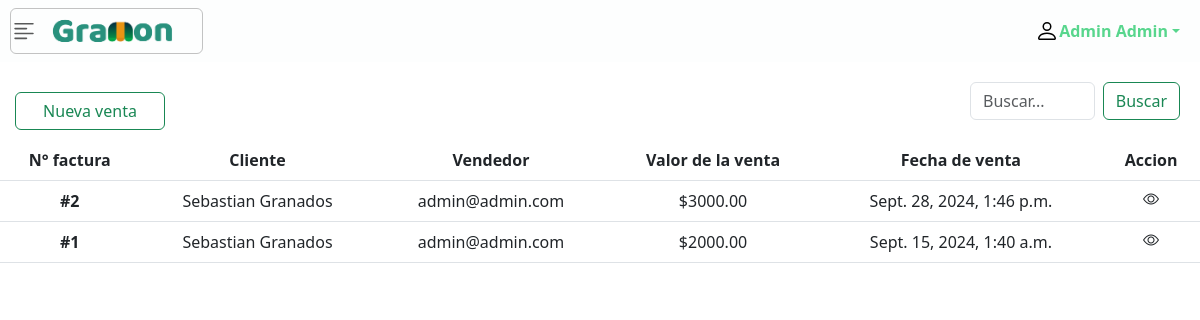
Page /history_sales/ (signed in) on the committed database.
### apps/adminusers_app/models.py (models this page shows, shortened)
class User(AbstractUser):
    GENDER_CHOICES = (
        ('Masculino', 'Masculino'),
        ('Femenino', 'Femenino')
    )
    gender = models.CharField(max_length=10, blank=True, choices=GENDER_CHOICES)
    email = models.EmailField(("email address"), unique=True)
    REQUIRED_FIELDS = ['first_name', 'last_name', 'email','is_superuser']
    full_name = models.CharField(max_length=100, default="", editable=False)
    objects = USerManager()
    def __str__(self):
        return self.email

### apps/sales_app/models.py (models this page shows, shortened)
class Sales(models.Model):
    user = models.ForeignKey(User, on_delete=models.CASCADE)
    client = models.ForeignKey(Customer, on_delete=models.CASCADE)
    products = models.ManyToManyField(Products,through='SaleProduct')
    created_at = models.DateTimeField(auto_now_add=True)
    valor_final = models.DecimalField(max_digits=99, decimal_places=2)
    pay = models.DecimalField(max_digits=99, decimal_places=0)
    change = models.DecimalField(max_digits=99, decimal_places=0,default=0)

### apps/customers_app/models.py (models this page shows, shortened)
class Customer(models.Model):
    id = models.PositiveIntegerField(primary_key=True)
    name = models.CharField(max_length=50)
    last_name = models.CharField(max_length=50)
    email = models.EmailField(max_length=254,blank=True)
    adress = models.CharField(max_length=50, blank=True)
    number = models.IntegerField()
    full_name = models.CharField(max_length=100, default="", editable=False)
    def __str__(self):
        return self.name +' '+self.last_name

### apps/sales_app/views.py (the view)
# urls.py: path('history_sales/',salesListView.as_view(), name='list_sale')
class salesListView(LoginRequiredMixin,ListView):
    model = Sales
    template_name = "sales/list_sale.html"
    context_object_name = 'history'
    ordering = ['-id']
    paginate_by = 15
    login_url = reverse_lazy('user_app:login')

### templates/sales/list_sale.html (shortened to what this page needs)
{% extends 'base.html' %}
{% load static %}
{% block head %}
    <link rel="stylesheet" href="{% static 'css/sales_css/list_sale.css' %}">
{% endblock head %}
{% block content %}
    <div class="d-flex justify-content-between align-items-center" style="width: 100%;">
        <a style="width: 150px; text-align: center; margin-top: 20px; margin-left: 15px;" class="btn btn-outline-success" role="button" href="{% url 'new_sale' %}">
            Nueva venta
        </a>
        <div class="d-flex" style="padding: 20px 20px; width: 250px;">
            <input class="form-control me-2" type="search" placeholder="Buscar..." aria-label="Search" name="search_sale" id="search_sale">
            <button class="btn btn-outline-success" id="botom_search_sale">Buscar</button>
        </div>
    </div>
    <div class="table-responsive">
        <table class="table table-hover" style="text-align: center;">
            <thead>
                <tr>
                    <th scope="col">N° factura</th>
                    <th scope="col">Cliente</th>
                    <th scope="col">Vendedor</th>
                    <th scope="col">Valor de la venta</th>
                    <th scope="col">Fecha de venta</th>
                    <th scope="colgroup">Accion</th>
                </tr>
            </thead>
            <tbody class="showResults">
                {% for venta in history%}
                <tr>
                    <th scope="row">#{{venta.id}}</th>
                    <td>{{venta.client}}</td>
                    <td>{{venta.user}}</td>
                    <td>${{venta.valor_final}}</td>
                    <td>{{venta.created_at}}</td>
                    <td style="text-align: center;">
                        <i class="bi bi-eye visualizer" data-id="{{venta.id}}"></i>
                    </td>
                </tr>
                {% endfor %}
            </tbody>
        </table>
    </div>
{% endblock content %}

### templates/includes/nav.html (shortened to what this page needs)
{% load static %}
<nav class="navbar sticky-top container-fluid" id="nav_principal">
    <button class="navbar-toggler icon_principal" data-bs-toggle="offcanvas" data-bs-target="#dropdown_menu" aria-controls="dropdown_menu">
        <img src="{% static 'img/icon-gramon.png' %}" alt="GraMon" id="icon-gramon">
    </button>
    <div class="dropdown" id="icon-user">
        <a href="#" class="d-flex align-items-center text-decoration-none dropdown-toggle title_name"
            data-bs-toggle="dropdown" aria-expanded="false">
            <img src="{% static 'img/icons/person.svg' %}" alt="User" width="24" height="24">
            <strong>{{ request.user.first_name }} {{ request.user.last_name }}</strong>
        </a>
    </div>
</nav>

### static/css/includes/nav_style.css (style rules this page uses)
#nav_principal { background-color:#FDFEFE; }
.navbar-toggler.icon_principal { background-color: transparent; padding: 0; outline: none; }
#icon-gramon { width: 180px; margin-left: -20px; }
#icon-user { margin-right: 20px; }
.title_name { color: #58D68D; }
.navbar-toggler { border: none; padding: 0; background: none; }
.icon_principal { border: 1px solid rgba(136, 136, 136, 0.5); padding-left: 5px; margin-left: 10px; }

### static/css/base.css (style rules this page uses)
html, body { margin: 0; padding: 0; height: 100%; }
.content { min-height: 100vh; display: flex; flex-direction: column; }

### static/css/sales_css/list_sale.css (style rules this page uses)
.visualizer { cursor: pointer; display: inline-flex; align-items: center; justify-content: center; padding: 0; border: none; background: none; color: inherit; transition: transform 0.2s; }

### rows in the picture
User: user.first_name "Admin", user.last_name "Admin"
Sales: id "2", client "Sebastian Granados", user "admin@admin.com", valor_final "3000.00", created_at "Sept. 28, 2024, 1:46 p.m."
Sales: id "1", client "Sebastian Granados", user "admin@admin.com", valor_final "2000.00", created_at "Sept. 15, 2024, 1:40 a.m."
